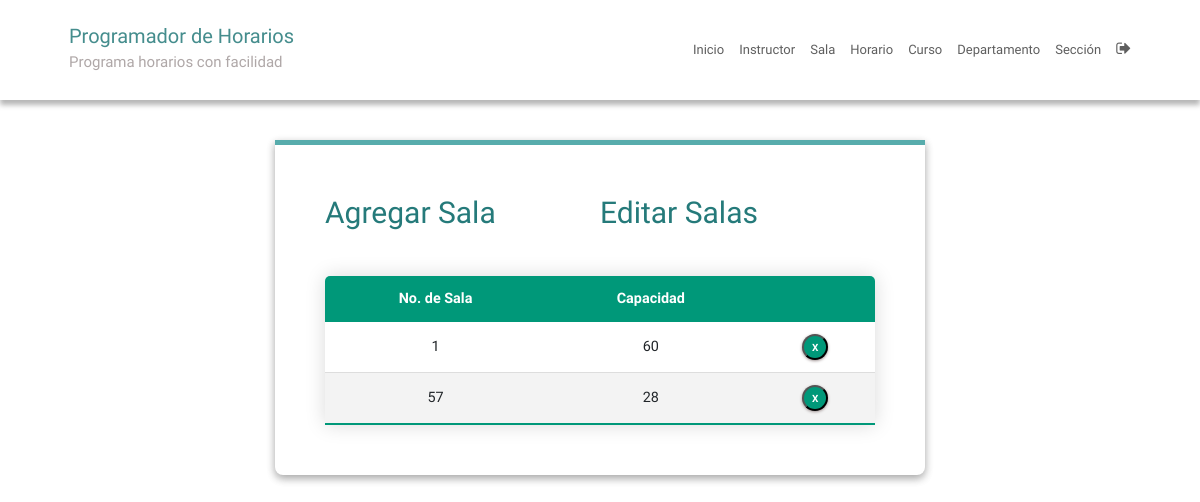
/roomEdit/ (signed in), run on an earlier commit of the app's database.
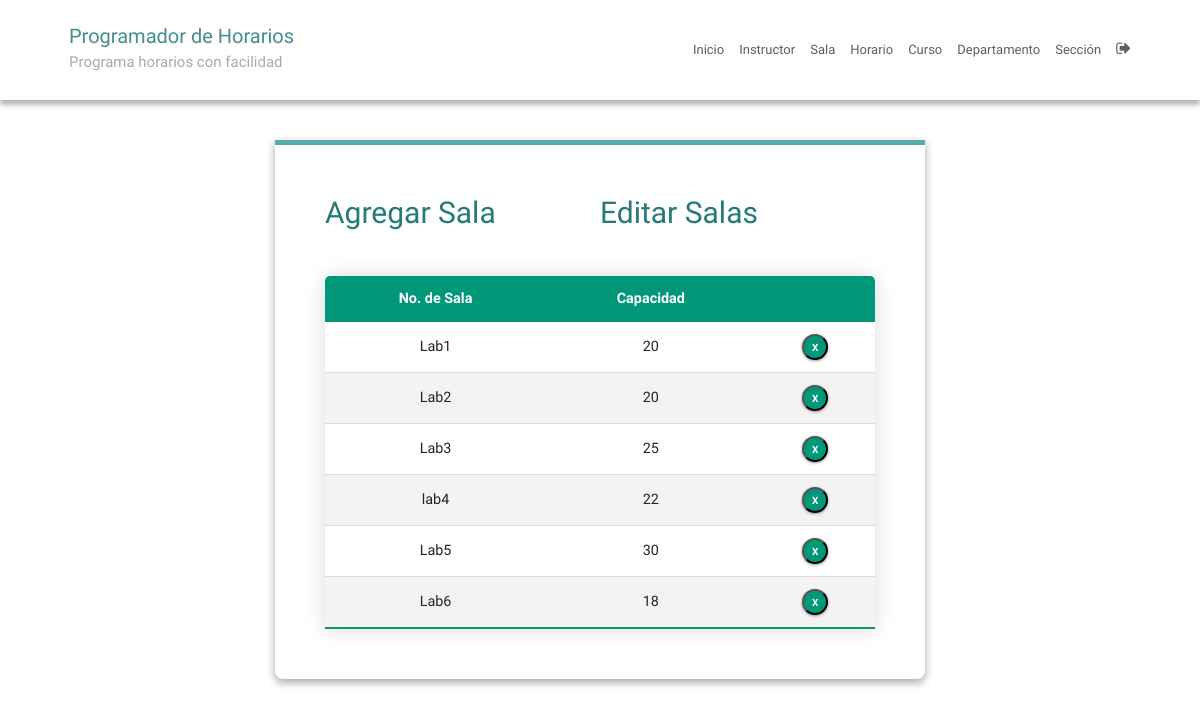
And on a later commit of the database.
### SchedulerApp/models.py (models this page shows, shortened)
class Room(models.Model):
    r_number = models.CharField(max_length=6)
    seating_capacity = models.IntegerField(default=0)

### SchedulerApp/views.py (the view)
# urls.py: path('roomEdit/', roomEdit, name='roomEdit'),
@login_required
def roomEdit(request):
    context = {'rooms': Room.objects.all()}
    return render(request, 'roomEdit.html', context)

### SchedulerApp/templatetags/index.py (called while the page is built)
    def render(self, context):
        path = context['request'].path
        for p in self.patterns:
            pValue = template.Variable(p).resolve(context)
            if path == pValue:
                return 'active'
        return ''

### templates/roomEdit.html (shortened to what this page needs)
{% extends 'base.html' %}
{% block content %}
{% load static %}
<fieldset class="fieldset">
  <div class="tablink">
    <a href="{% url 'roomAdd'%}">
      <h1 onclick="openPage('new')" id="defaultOpen">Agregar Sala</h1>
    </a>
    <h1 onclick="openPage('edit')" id="link_to_edit">Editar Salas</h1>
  </div>
  <div class="tabcontent" id="edit">
    <table class="editTable">
      <thead>
        <tr class="table-headers">
          <th>No. de Sala</th>
          <th>Capacidad</th>
          <th class="empty"></th>
        </tr>
      </thead>
      <tbody>
        {% for rm in rooms %}
        <tr>
          <td>{{rm.r_number}}</td>
          <td>{{rm.seating_capacity}}</td>
          <td class="empty">
            <form action="{% url 'deleteroom' rm.id %}" method="post">
              <input type="submit" value="X" class="cross">
            </form>
          </td>
        </tr>
        {% endfor %}
      </tbody>
    </table>
  </div>
</fieldset>
{% endblock %}

### templates/base.html (shortened to what this page needs)
{% load static %}
{% load index %}
{% url 'home' as home%}
{% url 'instructorAdd' as instructorAdd %}
{% url 'roomAdd' as roomAdd %}
{% url 'meetingTimeAdd' as meetingTimeAdd %}
{% url 'courseAdd' as courseAdd %}
{% url 'departmentAdd' as departmentAdd %}
{% url 'sectionAdd' as sectionAdd %}
<!DOCTYPE html>
<html lang="en">
<head>
  <link rel="stylesheet" href="https://stackpath.bootstrapcdn.com/bootstrap/4.3.1/css/bootstrap.min.css"
>
  <link rel="stylesheet" href="https://cdnjs.cloudflare.com/ajax/libs/font-awesome/4.7.0/css/font-awesome.min.css">
  <link rel="stylesheet" type="text/css" href="{% static 'CSS/style.css' %}">
</head>
<body>
  <div class="main">
    <nav class="navbar">
      <div class="navbar-container">
        <div class="logo">
          <h2><a href="{{ home }}">Programador de Horarios</a></h2>
          <h4>Programa horarios con facilidad</h4>
        </div>
        <ul class="menu-items">
          <li class="{% active request home %}"><a href="{{ home }}">Inicio</a></li>
          <li class="{% active request instructorAdd %}"><a href="{{ instructorAdd }}">Instructor</a></li>
          <li class="{% active request roomAdd %}"><a href="{{ roomAdd }}">Sala</a></li>
          <li class="{% active request meetingTimeAdd %}"><a href="{{ meetingTimeAdd }}">Horario</a></li>
          <li class="{% active request courseAdd %}"><a href="{{ courseAdd }}">Curso</a></li>
          <li class="{% active request departmentAdd %}"><a href="{{ departmentAdd }}">Departamento</a></li>
          <li class="{% active request sectionAdd %}"><a href="{{ sectionAdd }}">Sección</a></li>
          {% if user.is_authenticated %}
          <li><a href="{% url 'logout' %}"><i style="font-size:1.6rem" class="fa">&#xf08b;</i></a></li>
          {% endif %}
        </ul>
      </div>
    </nav>
    <div class="container-fluid">
      <div class="row">
        <div class="col-md-12 col-xxl-12 col-xl-12 col-sm-12 ml-auto col-lg-12 formpart">
          {% block content %}
          {% endblock %}
        </div>
      </div>
    </div>
  </div>
</body>
</html>

### static/CSS/style.css (style rules this page uses)
:root { --green1: #57ACAC; --green2: #38c0b3; --green3: #257a7a; --green4: #0FCD9D; --green5: #01d7a7; --green6: #00BE8E; --green7: #009879; --white: #fff; --grey: #aaa; --dark-grey: #444; --light-grey: #a29999; --lighter-grey: #dddddd; --lightest-grey: #f3f3f3; --box-shadow: #9e9292; }
html { font-size: 100%; box-sizing: border-box; scroll-behavior: smooth; }
html, body { margin: 0; padding: 0; width: 100vw; min-height: 100%; text-rendering: optimizeLegibility; font-family: "Quicksand", sans-serif; font-size: 62.5%; }
body { position: relative; }
a { text-decoration: none; }
.logo h2 { color: var(--green3); }
.logo h2 a { text-decoration: none; color: inherit; }
.logo h4 { color: var(--light-grey); }
.navbar { box-shadow: 0px 5px 5px 0px var(--grey); position: relative; width: 100%; background: var(--white); color: #000; opacity: 0.85; height: 10rem; z-index: 12; }
.navbar-container { max-width:1200px; width: 90%; margin: auto; display: flex; justify-content: space-between; height: auto; align-items: center; }
.menu-items { order: 2; display: flex; margin-bottom: 0px; }
.menu-items li { list-style: none; margin-left: 1.5rem; font-size: 1.2rem; position: relative; }
.menu-items a { text-decoration: none; color: var(--dark-grey); position: relative; font-size: 1.3rem; font-weight: 500; transition: color 0.3s ease-in-out; }
.logo { order: 1; font-size: 3rem; }
.container-fluid { position: relative; top: 4rem; padding-bottom: 4rem; }
.menu-items li::before { content: ''; position: absolute; left: 0; bottom: -3px; width: 100%; height: 3px; background: #ff3f3f; transform-origin: center; transform: scaleX(0); }
fieldset { padding: 50px; border-radius: 0 0 8px 8px; background: transparent; box-shadow: rgba(0, 0, 0, 0.145) 0px 4px 8px, rgba(0, 0, 0, 0.24) 0px 3px 8px; border-top: 5px solid var(--green1); }
.fieldset { min-width: 65rem; font-size: 1.6rem; }
.formpart { display: flex; justify-content: center; height: auto; width: 100%; }
.tablink { display: grid; grid-template-columns: 1fr 1fr; }
.tablink h1 { color: var(--green3); padding-bottom: 2rem; cursor: pointer; font-size: 3rem; }
.tabcontent { display: grid; gap: 3rem; }
.editTable, .timetable { border-collapse: collapse; margin-top: 2rem; font-size: 0.9em; min-width: 40rem; border-radius: 5px 5px 0 0; overflow: hidden; box-shadow: 0 0 20px rgba(0, 0, 0, 0.15); text-align: center; }
.editTable thead tr, .timetable thead tr { background-color: var(--green7); color: var(--white); font-weight: bold; }
.editTable th, .editTable td, .timetable th, .timetable td { padding: 1.2rem 1.5rem; }
.editTable tbody tr, .timetable tbody tr { border-bottom: 1px solid var(--lighter-grey); }
.editTable tbody tr:nth-of-type(even), .timetable tbody tr:nth-of-type(even) { background-color: var(--lightest-grey); }
.editTable tbody tr:last-of-type, .timetable tbody tr:last-of-type { border-bottom: 2px solid var(--green7); }
.empty form { display: flex; justify-content: center; }
.cross { border-radius: 50%; font-size: 1rem; font-weight: bold; box-shadow: 0px 1px 3px 0px var(--box-shadow); padding: 4px; color: var(--white); background-color: var(--green7); cursor: pointer; width: 2.6rem; height: 2.6rem; }

What changed in the data, as far as the page shows it:
removed Room: r_number "1", seating_capacity "60"
removed Room: r_number "57", seating_capacity "28"
added Room: r_number "Lab1", seating_capacity "20"
added Room: r_number "Lab2", seating_capacity "20"
added Room: r_number "Lab3", seating_capacity "25"
added Room: r_number "lab4", seating_capacity "22"
added Room: r_number "Lab5", seating_capacity "30"
added Room: r_number "Lab6", seating_capacity "18"
